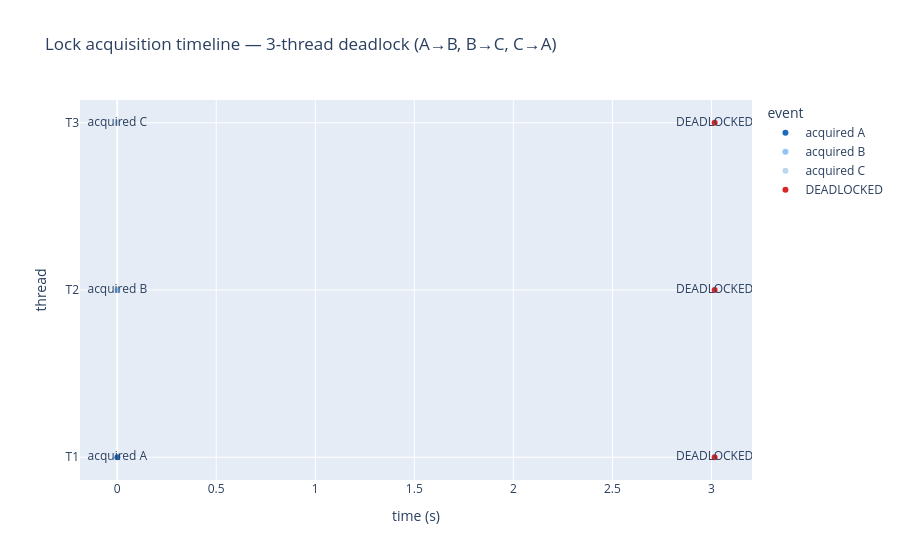

The notebook cell this image was saved under:
### Code cell
EVENT_COLORS_3 = {
    "acquired A":  "#1A6BC1",
    "acquired B":  "#93C4F9",
    "acquired C":  "#BDD7EE",
    "completed":   "#2CA02C",
    "DEADLOCKED":  "#D62728",
}

px.scatter(
    df_deadlock_3,
    x="time_s",
    y="thread",
    color="event",
    color_discrete_map=EVENT_COLORS_3,
    text="event",
    title="Lock acquisition timeline — 3-thread deadlock (A→B, B→C, C→A)",
    labels={"time_s": "time (s)", "thread": "thread"},
)

### Figure 1 — Plotly figure (JSON) as saved in the notebook; plotly's stock layout.template omitted (floating-point values rounded to 4 significant figures)
{"data": [{"hovertemplate": "event=%{text}<br>time (s)=%{x}<br>thread=%{y}<extra></extra>", "legendgroup": "acquired A", "marker": {"color": "#1A6BC1", "symbol": "circle"}, "mode": "markers+text", "name": "acquired A", "orientation": "h", "showlegend": true, "text": ["acquired A"], "type": "scatter", "x": [0.001], "xaxis": "x", "y": ["T1"], "yaxis": "y"}, {"hovertemplate": "event=%{text}<br>time (s)=%{x}<br>thread=%{y}<extra></extra>", "legendgroup": "acquired B", "marker": {"color": "#93C4F9", "symbol": "circle"}, "mode": "markers+text", "name": "acquired B", "orientation": "h", "showlegend": true, "text": ["acquired B"], "type": "scatter", "x": [0.001], "xaxis": "x", "y": ["T2"], "yaxis": "y"}, {"hovertemplate": "event=%{text}<br>time (s)=%{x}<br>thread=%{y}<extra></extra>", "legendgroup": "acquired C", "marker": {"color": "#BDD7EE", "symbol": "circle"}, "mode": "markers+text", "name": "acquired C", "orientation": "h", "showlegend": true, "text": ["acquired C"], "type": "scatter", "x": [0.001], "xaxis": "x", "y": ["T3"], "yaxis": "y"}, {"hovertemplate": "event=%{text}<br>time (s)=%{x}<br>thread=%{y}<extra></extra>", "legendgroup": "DEADLOCKED", "marker": {"color": "#D62728", "symbol": "circle"}, "mode": "markers+text", "name": "DEADLOCKED", "orientation": "h", "showlegend": true, "text": ["DEADLOCKED", "DEADLOCKED", "DEADLOCKED"], "type": "scatter", "x": [3.016, 3.016, 3.016], "xaxis": "x", "y": ["T1", "T2", "T3"], "yaxis": "y"}], "layout": {"legend": {"title": {"text": "event"}, "tracegroupgap": 0}, "title": {"text": "Lock acquisition timeline — 3-thread deadlock (A→B, B→C, C→A)"}, "xaxis": {"anchor": "y", "domain": [0, 1], "title": {"text": "time (s)"}}, "yaxis": {"anchor": "x", "domain": [0, 1], "title": {"text": "thread"}}}}
